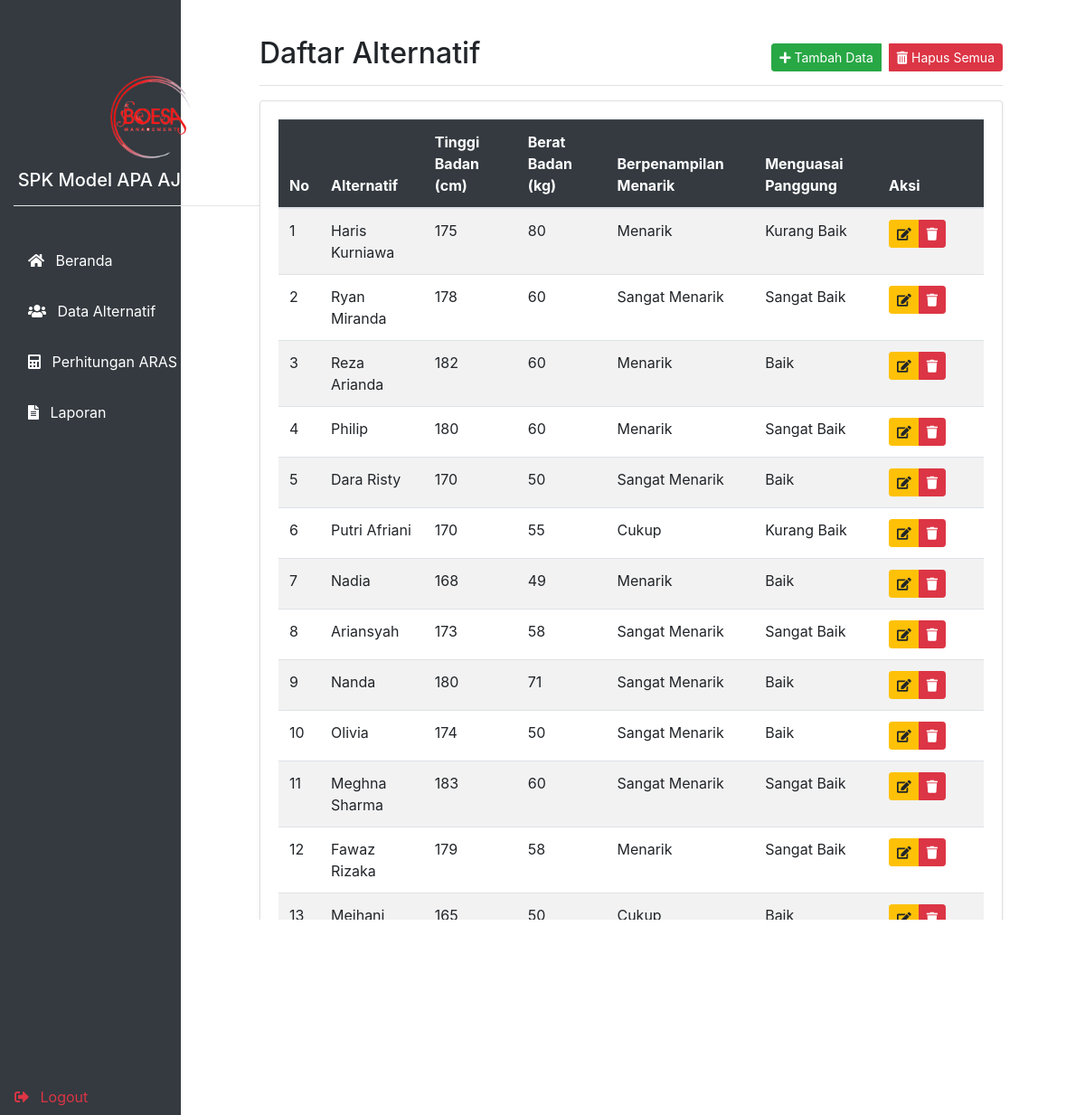
The page /crud/tampil/tampil.php (signed in) on the database its author committed.
### tables this page shows
CREATE TABLE `data_primer` (
  `id` int(11) NOT NULL,
  `alternatif` varchar(50) NOT NULL,
  `tinggi_badan` int(10) NOT NULL,
  `berat_badan` int(5) NOT NULL,
  `berpenampilan_menarik` varchar(15) NOT NULL,
  `menguasai_panggung` varchar(15) NOT NULL
);

### crud/tampil/tampil.php (the view, shortened to what this page needs)
<?php
if (isset($_SESSION['username'])) {
	include('../../koneksi/koneksi.php');
	include('../../includes/header.php');
?>
	<div class="container-fluid w-full">
		<div class="row">
			<main class="col-md-9 ms-sm-auto col-lg-12 px-md-4 py-4">
				<div class="d-flex justify-content-between flex-wrap flex-md-nowrap align-items-center pt-3 pb-2 mb-3 border-bottom">
					<h1 class="h2">Daftar Alternatif</h1>
					<div class="btn-toolbar mb-2 mb-md-0">
						<div class="btn-group me-2">
							<a href="../tambah/tambah.php" class="btn btn-sm btn-success">
								<i class="fas fa-plus"></i> Tambah Data
							</a>
							<a href="../hapus/delete_all.php" class="btn btn-sm btn-danger ml-2" onclick="return confirm('Yakin ingin menghapus semua data?')">
								<i class="fas fa-trash-alt"></i> Hapus Semua
							</a>
						</div>
					</div>
				</div>
				<div class="card shadow-sm">
					<div class="card-body">
						<div class="table-responsive">
							<table class="table table-hover table-striped">
								<thead class="table-dark">
									<tr>
										<th width="5%">No</th>
										<th>Alternatif</th>
										<th>Tinggi Badan (cm)</th>
										<th>Berat Badan (kg)</th>
										<th>Berpenampilan Menarik</th>
										<th>Menguasai Panggung</th>
										<th width="15%">Aksi</th>
									</tr>
								</thead>
								<tbody>
									<?php
									$sql = mysqli_query($koneksi, "SELECT * FROM data_primer") or die(mysqli_error($koneksi));
									if (mysqli_num_rows($sql) > 0) {
										$no = 1;
										while ($data = mysqli_fetch_assoc($sql)) {
											echo '
                                        <tr>
                                            <td>' . $no . '</td>
                                            <td>' . $data['alternatif'] . '</td>
                                            <td>' . $data['tinggi_badan'] . '</td>
                                            <td>' . $data['berat_badan'] . '</td>
                                            <td>' . $data['berpenampilan_menarik'] . '</td>
                                            <td>' . $data['menguasai_panggung'] . '</td>
                                            <td>
                                                <div class="btn-group" role="group">
                                                    <a href="../../crud/ubah/edit.php?id=' . $data['id'] . '" class="btn btn-sm btn-warning">
                                                        <i class="fas fa-edit"></i>
                                                    </a>
                                                    <a href="../../crud/hapus/delete.php?id=' . $data['id'] . '" class="btn btn-sm btn-danger" onclick="return confirm(\'Yakin ingin menghapus data ini?\')">
                                                        <i class="fas fa-trash"></i>
                                                    </a>
                                                </div>
                                            </td>
                                        </tr>
                                        ';
											$no++;
										}
									} else {
										echo '
                                    <tr>
                                        <td colspan="7" class="text-center">Tidak ada data.</td>
                                    </tr>
                                    ';
									}
									?>
								</tbody>
							</table>
						</div>
					</div>
				</div>
			</main>
		</div>
	</div>
	<footer class="footer mt-auto py-3 bg-light">
		<div class="container text-center">
			<span class="text-muted">© 2023 E-Assessment</span>
		</div>
	</footer>
<?php
} else {
	echo "<script>alert('Silahkan Login Terlebih Dahulu');document.location.href='../../login/index.php';</script>";
}
?>

### rows shown on the page
data_primer: alternatif "Haris Kurniawa", tinggi_badan "175", berat_badan "80", berpenampilan_menarik "Menarik", menguasai_panggung "Kurang Baik"
data_primer: alternatif "Ryan Miranda", tinggi_badan "178", berat_badan "60", berpenampilan_menarik "Sangat Menarik", menguasai_panggung "Sangat Baik"
data_primer: alternatif "Reza Arianda", tinggi_badan "182", berat_badan "60", berpenampilan_menarik "Menarik", menguasai_panggung "Baik"
data_primer: alternatif "Philip", tinggi_badan "180", berat_badan "60", berpenampilan_menarik "Menarik", menguasai_panggung "Sangat Baik"
data_primer: alternatif "Dara Risty", tinggi_badan "170", berat_badan "50", berpenampilan_menarik "Sangat Menarik", menguasai_panggung "Baik"
data_primer: alternatif "Putri Afriani", tinggi_badan "170", berat_badan "55", berpenampilan_menarik "Cukup", menguasai_panggung "Kurang Baik"
data_primer: alternatif "Nadia", tinggi_badan "168", berat_badan "49", berpenampilan_menarik "Menarik", menguasai_panggung "Baik"
data_primer: alternatif "Ariansyah", tinggi_badan "173", berat_badan "58", berpenampilan_menarik "Sangat Menarik", menguasai_panggung "Sangat Baik"
data_primer: alternatif "Nanda", tinggi_badan "180", berat_badan "71", berpenampilan_menarik "Sangat Menarik", menguasai_panggung "Baik"
data_primer: alternatif "Olivia", tinggi_badan "174", berat_badan "50", berpenampilan_menarik "Sangat Menarik", menguasai_panggung "Baik"
data_primer: alternatif "Meghna Sharma", tinggi_badan "183", berat_badan "60", berpenampilan_menarik "Sangat Menarik", menguasai_panggung "Sangat Baik"
data_primer: alternatif "Fawaz Rizaka", tinggi_badan "179", berat_badan "58", berpenampilan_menarik "Menarik", menguasai_panggung "Sangat Baik"
data_primer: alternatif "Meihani Putri", tinggi_badan "165", berat_badan "50", berpenampilan_menarik "Cukup", menguasai_panggung "Baik"
